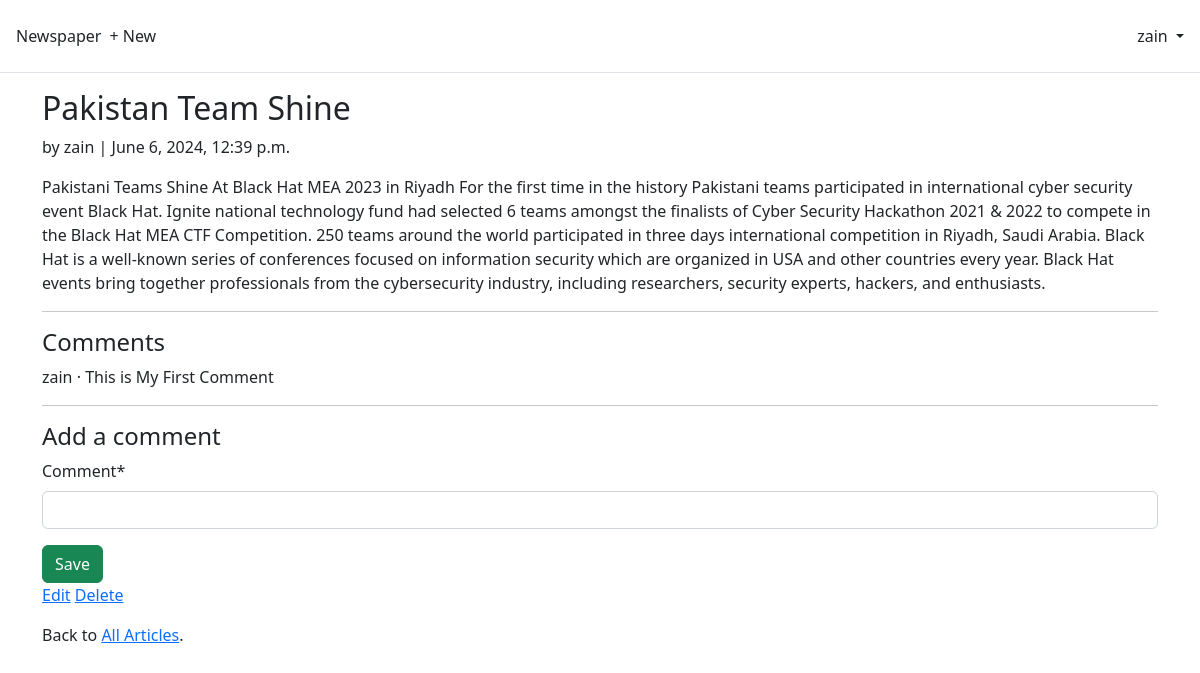
The app's page /articles/1/ (signed in) with its own data.
### accounts/models.py (models this page shows)
class CustomUser(AbstractUser):
 age = models.PositiveIntegerField(null=True, blank=True)

### articles/models.py (models this page shows, shortened)
class Article(models.Model):
 title = models.CharField(max_length=255)
 body = models.TextField()
 date = models.DateTimeField(auto_now_add=True)
 author = models.ForeignKey(
 settings.AUTH_USER_MODEL,
 on_delete=models.CASCADE,
 )

class Comment(models.Model): # new
 article = models.ForeignKey(Article, on_delete=models.CASCADE)
 comment = models.CharField(max_length=140)
 author = models.ForeignKey(
 settings.AUTH_USER_MODEL,
 on_delete=models.CASCADE,
 )
 def __str__(self):
  return self.comment

### articles/views.py (the view)
# urls.py: path("<int:pk>/", ArticleDetailView.as_view(),name="article_detail"), # new
class ArticleDetailView(LoginRequiredMixin, DetailView): # new
 model = Article
 template_name = "article_detail.html"
 def get_context_data(self, **kwargs): # new
  context = super().get_context_data(**kwargs)
  context["form"] = CommentForm()
  return context

### articles/forms.py
class CommentForm(forms.ModelForm):
 class Meta:
  model = Comment
  fields = ("comment",)

### templates/article_detail.html
{% extends "base.html" %}
{% load crispy_forms_tags %}
{% block content %}
<div class="article-entry">
 <h2>{{ object.title }}</h2>
 <p>by {{ object.author }} | {{ object.date }}</p>
 <p>{{ object.body }}</p>
</div>
<hr>
<h4>Comments</h4>
{% for comment in article.comment_set.all %}
 <p>{{ comment.author }} &middot; {{ comment }}</p>
{% endfor %}
<hr>
<h4>Add a comment</h4>
<form action="" method="post">{% csrf_token %}
 {{ form|crispy }}
 <button class="btn btn-success ml-2" type="submit">Save</button>
</form>
<div>
 {% if article.author.pk == request.user.pk %}
 <p><a href="{% url 'article_edit' article.pk %}">Edit</a>
 <a href="{% url 'article_delete' article.pk %}">Delete</a>
 </p>
 {% endif %}
 <p>Back to <a href="{% url 'article_list' %}">All Articles</a>.</p>
</div>
{% endblock content %}

### templates/base.html (shortened to what this page needs)
<!DOCTYPE html>
<html>
<head>
    <link href="https://cdn.jsdelivr.net/npm/bootstrap@5.2.3/dist/css/bootstrap.min.css" rel="stylesheet">
</head>
<body>
    <header class="p-3 mb-3 border-bottom">
        <div class="d-flex flex-wrap align-items-center justify-content-center justify-content-lg-start">
            <a class="navbar-brand" href="{% url 'home' %}">Newspaper</a>
            <ul class="nav col-12 col-lg-auto me-lg-auto mb-2 justify-content-center mb-md-0">
                {% if user.is_authenticated %}
                <li><a href="{% url 'article_new' %}" class="nav-link px-2 link-dark">+ New</a></li>
                {% endif %}
            </ul>
            {% if user.is_authenticated %}
            <div class="dropdown text-end">
                <a href="#" class="d-block link-dark text-decoration-none dropdown-toggle" id="dropdownUser1" data-bs-toggle="dropdown" aria-expanded="false">
                    {{ user.username }}
                </a>
            </div>
            {% else %}
            <div class="text-end">
                <a href="{% url 'login' %}" class="btn btn-outline-primary me-2">Log In</a>
                <a href="{% url 'signup' %}" class="btn btn-primary">Sign Up</a>
            </div>
            {% endif %}
        </div>
    </header>
    <main>
        <div class="container">
            {% block content %}
            {% endblock content %}
        </div>
    </main>
</body>
</html>

### records on screen
CustomUser: username "zain"
Article: title "Pakistan Team Shine", author "zain", date "June 6, 2024, 12:39 p.m.", body "Pakistani Teams Shine At Black Hat MEA 2023 in Riyadh For the first time in the history Pakistani teams participated in international cyber security event Black Hat. Ignite national technology fund had selected 6 teams amongst the finalists of Cyber Security Hackathon 2021 & 2022 to compete in the Black Hat MEA CTF Competition. 250 teams around the world participated in three days international competition in Riyadh, Saudi Arabia. Black Hat is a well-known series of conferences focused on information security which are organized in USA and other countries every year. Black Hat events bring together professionals from the cybersecurity industry, including researchers, security experts,…"
Comment: author "zain", comment "This is My First Comment"
